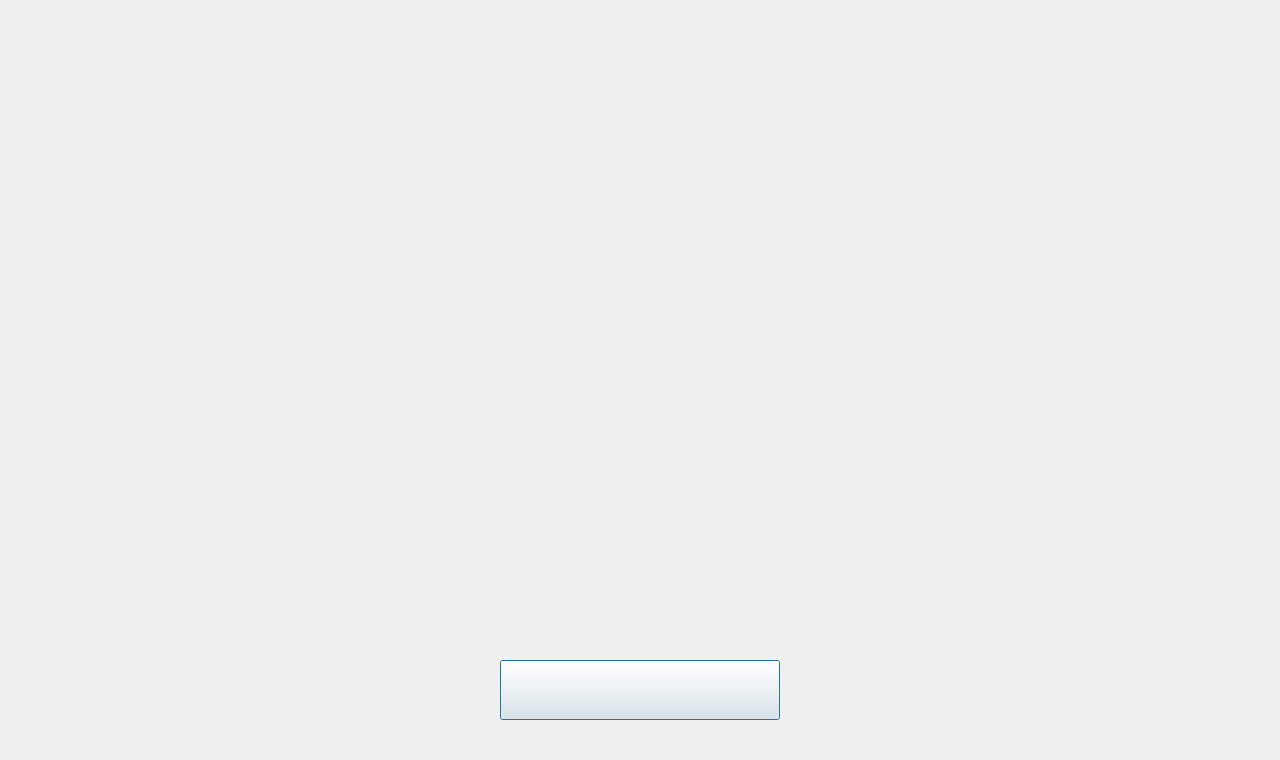
<?xml version="1.0" encoding="UTF-8"?>
<ui version="4.0">
 <class>UpdateGoingDialog</class>
 <widget class="QDialog" name="UpdateGoingDialog">
  <property name="geometry">
   <rect>
    <x>0</x>
    <y>0</y>
    <width>1280</width>
    <height>760</height>
   </rect>
  </property>
  <property name="windowTitle">
   <string>Dialog</string>
  </property>
  <property name="styleSheet">
   <string notr="true">#UpdateGoingDialog{
image: url(:/images/Update/UpdateGoing_Bg.png);
}</string>
  </property>
  <widget class="QRoundProgressBar" name="UpdRoundBar" native="true">
   <property name="geometry">
    <rect>
     <x>473</x>
     <y>213</y>
     <width>334</width>
     <height>334</height>
    </rect>
   </property>
   <property name="palette">
    <palette>
     <active>
      <colorrole role="WindowText">
       <brush brushstyle="SolidPattern">
        <color alpha="255">
         <red>255</red>
         <green>255</green>
         <blue>255</blue>
        </color>
       </brush>
      </colorrole>
      <colorrole role="Button">
       <brush brushstyle="SolidPattern">
        <color alpha="0">
         <red>0</red>
         <green>0</green>
         <blue>0</blue>
        </color>
       </brush>
      </colorrole>
      <colorrole role="Light">
       <brush brushstyle="SolidPattern">
        <color alpha="255">
         <red>239</red>
         <green>41</green>
         <blue>41</blue>
        </color>
       </brush>
      </colorrole>
      <colorrole role="Midlight">
       <brush brushstyle="SolidPattern">
        <color alpha="255">
         <red>255</red>
         <green>255</green>
         <blue>255</blue>
        </color>
       </brush>
      </colorrole>
      <colorrole role="Dark">
       <brush brushstyle="SolidPattern">
        <color alpha="255">
         <red>71</red>
         <green>71</green>
         <blue>71</blue>
        </color>
       </brush>
      </colorrole>
      <colorrole role="Mid">
       <brush brushstyle="SolidPattern">
        <color alpha="255">
         <red>38</red>
         <green>38</green>
         <blue>38</blue>
        </color>
       </brush>
      </colorrole>
      <colorrole role="Text">
       <brush brushstyle="SolidPattern">
        <color alpha="255">
         <red>138</red>
         <green>226</green>
         <blue>52</blue>
        </color>
       </brush>
      </colorrole>
      <colorrole role="BrightText">
       <brush brushstyle="SolidPattern">
        <color alpha="255">
         <red>255</red>
         <green>255</green>
         <blue>255</blue>
        </color>
       </brush>
      </colorrole>
      <colorrole role="ButtonText">
       <brush brushstyle="SolidPattern">
        <color alpha="255">
         <red>255</red>
         <green>255</green>
         <blue>255</blue>
        </color>
       </brush>
      </colorrole>
      <colorrole role="Base">
       <brush brushstyle="SolidPattern">
        <color alpha="0">
         <red>0</red>
         <green>0</green>
         <blue>0</blue>
        </color>
       </brush>
      </colorrole>
      <colorrole role="Window">
       <brush brushstyle="SolidPattern">
        <color alpha="0">
         <red>0</red>
         <green>0</green>
         <blue>0</blue>
        </color>
       </brush>
      </colorrole>
      <colorrole role="Shadow">
       <brush brushstyle="SolidPattern">
        <color alpha="255">
         <red>71</red>
         <green>71</green>
         <blue>71</blue>
        </color>
       </brush>
      </colorrole>
      <colorrole role="Highlight">
       <brush brushstyle="SolidPattern">
        <color alpha="255">
         <red>255</red>
         <green>170</green>
         <blue>0</blue>
        </color>
       </brush>
      </colorrole>
      <colorrole role="AlternateBase">
       <brush brushstyle="SolidPattern">
        <color alpha="255">
         <red>115</red>
         <green>115</green>
         <blue>115</blue>
        </color>
       </brush>
      </colorrole>
      <colorrole role="ToolTipBase">
       <brush brushstyle="SolidPattern">
        <color alpha="255">
         <red>255</red>
         <green>255</green>
         <blue>220</blue>
        </color>
       </brush>
      </colorrole>
      <colorrole role="ToolTipText">
       <brush brushstyle="SolidPattern">
        <color alpha="255">
         <red>0</red>
         <green>0</green>
         <blue>0</blue>
        </color>
       </brush>
      </colorrole>
     </active>
     <inactive>
      <colorrole role="WindowText">
       <brush brushstyle="SolidPattern">
        <color alpha="255">
         <red>255</red>
         <green>255</green>
         <blue>255</blue>
        </color>
       </brush>
      </colorrole>
      <colorrole role="Button">
       <brush brushstyle="SolidPattern">
        <color alpha="0">
         <red>0</red>
         <green>0</green>
         <blue>0</blue>
        </color>
       </brush>
      </colorrole>
      <colorrole role="Light">
       <brush brushstyle="SolidPattern">
        <color alpha="255">
         <red>239</red>
         <green>41</green>
         <blue>41</blue>
        </color>
       </brush>
      </colorrole>
      <colorrole role="Midlight">
       <brush brushstyle="SolidPattern">
        <color alpha="255">
         <red>255</red>
         <green>255</green>
         <blue>255</blue>
        </color>
       </brush>
      </colorrole>
      <colorrole role="Dark">
       <brush brushstyle="SolidPattern">
        <color alpha="255">
         <red>71</red>
         <green>71</green>
         <blue>71</blue>
        </color>
       </brush>
      </colorrole>
      <colorrole role="Mid">
       <brush brushstyle="SolidPattern">
        <color alpha="255">
         <red>38</red>
         <green>38</green>
         <blue>38</blue>
        </color>
       </brush>
      </colorrole>
      <colorrole role="Text">
       <brush brushstyle="SolidPattern">
        <color alpha="255">
         <red>138</red>
         <green>226</green>
         <blue>52</blue>
        </color>
       </brush>
      </colorrole>
      <colorrole role="BrightText">
       <brush brushstyle="SolidPattern">
        <color alpha="255">
         <red>255</red>
         <green>255</green>
         <blue>255</blue>
        </color>
       </brush>
      </colorrole>
      <colorrole role="ButtonText">
       <brush brushstyle="SolidPattern">
        <color alpha="255">
         <red>255</red>
         <green>255</green>
         <blue>255</blue>
        </color>
       </brush>
      </colorrole>
      <colorrole role="Base">
       <brush brushstyle="SolidPattern">
        <color alpha="0">
         <red>0</red>
         <green>0</green>
         <blue>0</blue>
        </color>
       </brush>
      </colorrole>
      <colorrole role="Window">
       <brush brushstyle="SolidPattern">
        <color alpha="0">
         <red>0</red>
         <green>0</green>
         <blue>0</blue>
        </color>
       </brush>
      </colorrole>
      <colorrole role="Shadow">
       <brush brushstyle="SolidPattern">
        <color alpha="255">
         <red>71</red>
         <green>71</green>
         <blue>71</blue>
        </color>
       </brush>
      </colorrole>
      <colorrole role="Highlight">
       <brush brushstyle="SolidPattern">
        <color alpha="255">
         <red>255</red>
         <green>170</green>
         <blue>0</blue>
        </color>
       </brush>
      </colorrole>
      <colorrole role="AlternateBase">
       <brush brushstyle="SolidPattern">
        <color alpha="255">
         <red>115</red>
         <green>115</green>
         <blue>115</blue>
        </color>
       </brush>
      </colorrole>
      <colorrole role="ToolTipBase">
       <brush brushstyle="SolidPattern">
        <color alpha="255">
         <red>255</red>
         <green>255</green>
         <blue>220</blue>
        </color>
       </brush>
      </colorrole>
      <colorrole role="ToolTipText">
       <brush brushstyle="SolidPattern">
        <color alpha="255">
         <red>0</red>
         <green>0</green>
         <blue>0</blue>
        </color>
       </brush>
      </colorrole>
     </inactive>
     <disabled>
      <colorrole role="WindowText">
       <brush brushstyle="SolidPattern">
        <color alpha="255">
         <red>71</red>
         <green>71</green>
         <blue>71</blue>
        </color>
       </brush>
      </colorrole>
      <colorrole role="Button">
       <brush brushstyle="SolidPattern">
        <color alpha="0">
         <red>0</red>
         <green>0</green>
         <blue>0</blue>
        </color>
       </brush>
      </colorrole>
      <colorrole role="Light">
       <brush brushstyle="SolidPattern">
        <color alpha="255">
         <red>239</red>
         <green>41</green>
         <blue>41</blue>
        </color>
       </brush>
      </colorrole>
      <colorrole role="Midlight">
       <brush brushstyle="SolidPattern">
        <color alpha="255">
         <red>255</red>
         <green>255</green>
         <blue>255</blue>
        </color>
       </brush>
      </colorrole>
      <colorrole role="Dark">
       <brush brushstyle="SolidPattern">
        <color alpha="255">
         <red>71</red>
         <green>71</green>
         <blue>71</blue>
        </color>
       </brush>
      </colorrole>
      <colorrole role="Mid">
       <brush brushstyle="SolidPattern">
        <color alpha="255">
         <red>38</red>
         <green>38</green>
         <blue>38</blue>
        </color>
       </brush>
      </colorrole>
      <colorrole role="Text">
       <brush brushstyle="SolidPattern">
        <color alpha="255">
         <red>71</red>
         <green>71</green>
         <blue>71</blue>
        </color>
       </brush>
      </colorrole>
      <colorrole role="BrightText">
       <brush brushstyle="SolidPattern">
        <color alpha="255">
         <red>255</red>
         <green>255</green>
         <blue>255</blue>
        </color>
       </brush>
      </colorrole>
      <colorrole role="ButtonText">
       <brush brushstyle="SolidPattern">
        <color alpha="255">
         <red>71</red>
         <green>71</green>
         <blue>71</blue>
        </color>
       </brush>
      </colorrole>
      <colorrole role="Base">
       <brush brushstyle="SolidPattern">
        <color alpha="0">
         <red>0</red>
         <green>0</green>
         <blue>0</blue>
        </color>
       </brush>
      </colorrole>
      <colorrole role="Window">
       <brush brushstyle="SolidPattern">
        <color alpha="0">
         <red>0</red>
         <green>0</green>
         <blue>0</blue>
        </color>
       </brush>
      </colorrole>
      <colorrole role="Shadow">
       <brush brushstyle="SolidPattern">
        <color alpha="255">
         <red>71</red>
         <green>71</green>
         <blue>71</blue>
        </color>
       </brush>
      </colorrole>
      <colorrole role="Highlight">
       <brush brushstyle="SolidPattern">
        <color alpha="255">
         <red>50</red>
         <green>100</green>
         <blue>150</blue>
        </color>
       </brush>
      </colorrole>
      <colorrole role="AlternateBase">
       <brush brushstyle="SolidPattern">
        <color alpha="255">
         <red>115</red>
         <green>115</green>
         <blue>115</blue>
        </color>
       </brush>
      </colorrole>
      <colorrole role="ToolTipBase">
       <brush brushstyle="SolidPattern">
        <color alpha="255">
         <red>255</red>
         <green>255</green>
         <blue>220</blue>
        </color>
       </brush>
      </colorrole>
      <colorrole role="ToolTipText">
       <brush brushstyle="SolidPattern">
        <color alpha="255">
         <red>0</red>
         <green>0</green>
         <blue>0</blue>
        </color>
       </brush>
      </colorrole>
     </disabled>
    </palette>
   </property>
   <property name="styleSheet">
    <string notr="true">#UpdRoundBar
{
background: transparent;

}</string>
   </property>
   <layout class="QVBoxLayout" name="verticalLayout"/>
  </widget>
  <widget class="QLabel" name="label">
   <property name="geometry">
    <rect>
     <x>473</x>
     <y>140</y>
     <width>334</width>
     <height>40</height>
    </rect>
   </property>
   <property name="styleSheet">
    <string notr="true">#label{
   font-family:simhei;
  color: rgb(247, 176, 0);
   font:bold;
   font:18px;
}</string>
   </property>
   <property name="text">
    <string/>
   </property>
   <property name="alignment">
    <set>Qt::AlignCenter</set>
   </property>
  </widget>
  <widget class="QPushButton" name="closeButton">
   <property name="geometry">
    <rect>
     <x>500</x>
     <y>660</y>
     <width>280</width>
     <height>60</height>
    </rect>
   </property>
   <property name="styleSheet">
    <string notr="true">#closeButton:focus{outline: none;
}</string>
   </property>
   <property name="text">
    <string/>
   </property>
   <property name="icon">
    <iconset resource="image.qrc">
     <normaloff>:/images/Update/upClose_Bt.png</normaloff>:/images/Update/upClose_Bt.png</iconset>
   </property>
   <property name="iconSize">
    <size>
     <width>280</width>
     <height>60</height>
    </size>
   </property>
  </widget>
 </widget>
 <customwidgets>
  <customwidget>
   <class>QRoundProgressBar</class>
   <extends>QWidget</extends>
   <header>QRoundProgressBar.h</header>
   <container>1</container>
  </customwidget>
 </customwidgets>
 <resources>
  <include location="image.qrc"/>
 </resources>
 <connections/>
</ui>
